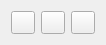
<ui version="4.0" >
 <class>SCPresentationTool</class>
 <widget class="QWidget" name="SCConfigurePresenterView" >
  <property name="geometry" >
   <rect>
    <x>1</x>
    <y>1</y>
    <width>1</width>
    <height>1</height>
   </rect>
  </property>
  <layout class="QVBoxLayout" name="verticalLayout_2" >
   <item>
    <layout class="QHBoxLayout" name="horizontalLayout" >
     <item>
      <widget class="QToolButton" name="penButton">
       <property name="text" >
        <string/>
       </property>
      </widget>
     </item>
     <item>
      <widget class="QToolButton" name="highLightButton" >
       <property name="text" >
        <string/>
       </property>
      </widget>
     </item>
    <item>
      <widget class="QToolButton" name="blackButton" >
       <property name="text" >
        <string/>
       </property>
      </widget>
     </item>
    </layout>
   </item>
  </layout>
 </widget>
 <resources/>
 <connections/>
</ui>
